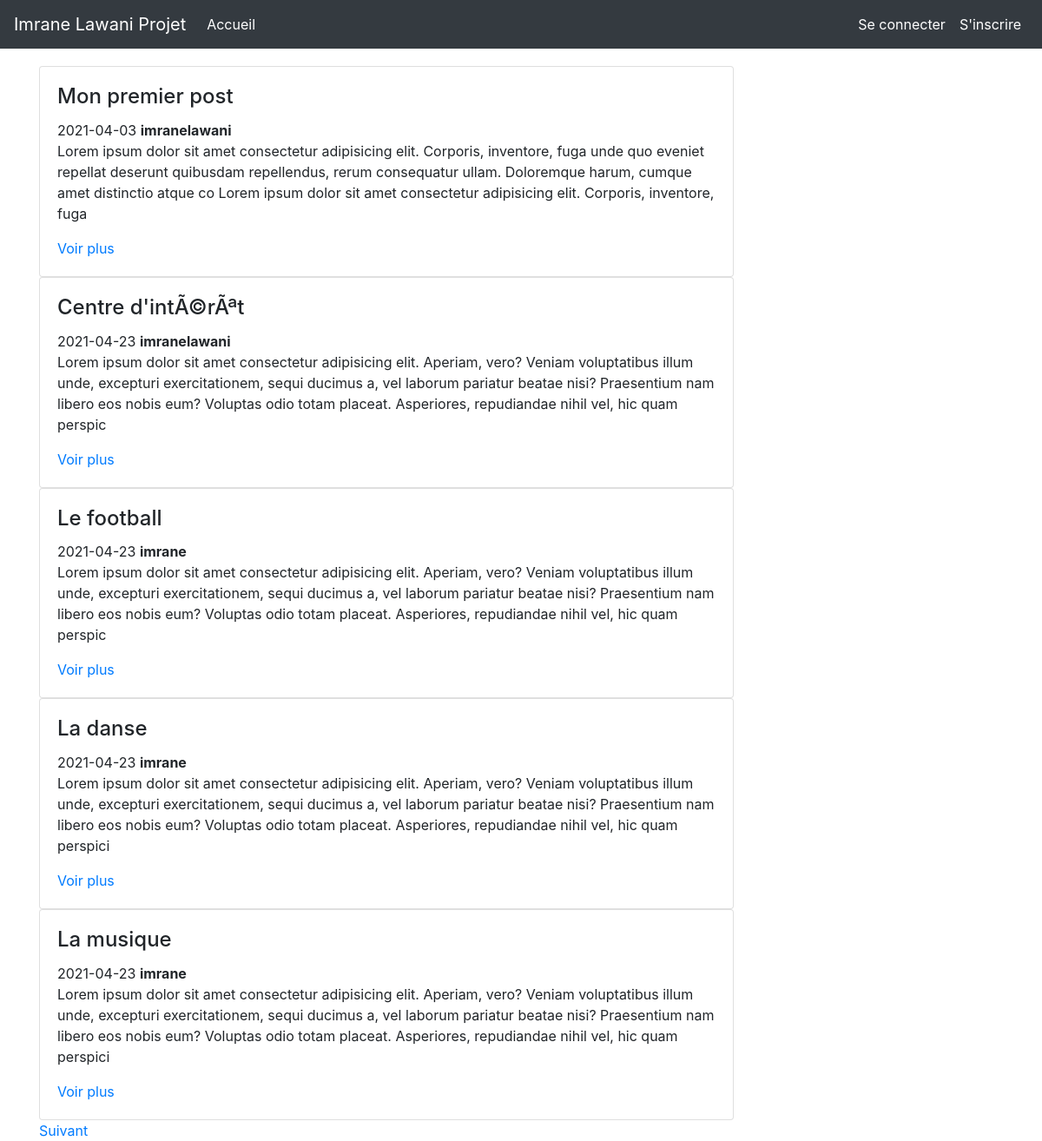
The page /views/index.php on the database its author committed.
### tables this page shows
CREATE TABLE `posts` (
  `id` int(11) NOT NULL,
  `title` varchar(250) NOT NULL,
  `content` text NOT NULL,
  `img_url` varchar(500) NOT NULL,
  `user_id` int(11) NOT NULL,
  `post_date` date NOT NULL
);

CREATE TABLE `users` (
  `id` int(11) NOT NULL,
  `username` varchar(250) NOT NULL,
  `pswd` varchar(50) NOT NULL
);

### app/function.php (called while the page is built, shortened)
<?php
function getPosts($debut, $pdo)
{
    $postsSql= $pdo->prepare("SELECT * FROM  posts  LIMIT $debut, 5");
    $postsSql->execute();
    $posts = $postsSql->fetchAll(PDO::FETCH_ASSOC);
    return $posts;
}
function getUser($userId, $pdo){
    $stmt = $pdo->prepare('SELECT * FROM  users WHERE id= :userId');
    $stmt->execute([
        'userId' => $userId,
    ]);
    $user = $stmt->fetch(PDO::FETCH_ASSOC);
    return $user;
}
function countPosts($pdo){
    $postsSql= $pdo->prepare("SELECT count(*) as nbr  FROM  posts  ");
    $postsSql->execute();
    $posts = $postsSql->fetch(PDO::FETCH_ASSOC);
    return $posts;
}
?>

### controller/controlpost.php (called while the page is built, shortened)
<?php
    if(isset($_GET['page'])){
        $page= $_GET['page'];
    }else{
        $page= 0;
    }
    $debut= $page*5;
    $posts = getPosts($debut, $pdo);
    $nbrPosts = countPosts($pdo);
?>

### views/index.php (the view, shortened to what this page needs)
<?php
require('../app/function.php');
    require('../app/dbconnexion.php');
    require('../controller/controlpost.php');
?>
<!doctype html>
<html lang="en">
    <head>
        <link rel="stylesheet" href="https://stackpath.bootstrapcdn.com/bootstrap/4.3.1/css/bootstrap.min.css">
    </head>
    <body>
        <?php require_once('header.php'); ?>
        <div class="container" style="margin-top: 20px;">
            <?php foreach($posts as $post):?>
                <div class="card" style="width: 50rem;">
                    <div class="card-body">
                        <h4 class="card-title"><?=$post['title'] ?></h4><?=$post['post_date'] ?>
                        <?php $user= getUser($post['user_id'], $pdo); ?>
                        <strong><?=$user['username'] ?></strong>
                        <p class="card-text"><?=substr($post['content'], 0, 300 )?></p><a href="post.php?idpost=<?=$post['id'] ?> ">Voir plus</a>
                    </div>
                </div>
            <?php endforeach;?>
            <?php if($page==0): ?>
                <?php if($nbrPosts['nbr']>5): ?>
                <a href="index.php?page=<?=$page+1?>">Suivant</a>
                <?php endif; ?>
                <?php else: ?>
                    <a href="index.php?page=<?=$page-1?>">Précédent</a>
                    <a href="index.php?page=<?=$page+1?>">Suivant</a>
                <?php endif; ?>
        </div>
    </body>
</html>

### rows shown on the page
posts: title "Mon premier post", post_date "2021-04-03", user.username "imranelawani", content "Lorem ipsum dolor sit amet consectetur adipisicing elit. Corporis, inventore, fuga unde quo eveniet repellat deserunt quibusdam repellendus, rerum consequatur ullam. Doloremque harum, cumque amet distinctio atque co Lorem ipsum dolor sit amet consectetur adipisicing elit. Corporis, inventore, fuga"
posts: title "Centre d'intÃ©rÃªt", post_date "2021-04-23", user.username "imranelawani", content "Lorem ipsum dolor sit amet consectetur adipisicing elit. Aperiam, vero? Veniam voluptatibus illum unde, excepturi exercitationem, sequi ducimus a, vel laborum pariatur beatae nisi? Praesentium nam libero eos nobis eum? Voluptas odio totam placeat. Asperiores, repudiandae nihil vel, hic quam perspic"
posts: title "Le football", post_date "2021-04-23", user.username "imrane", content "Lorem ipsum dolor sit amet consectetur adipisicing elit. Aperiam, vero? Veniam voluptatibus illum unde, excepturi exercitationem, sequi ducimus a, vel laborum pariatur beatae nisi? Praesentium nam libero eos nobis eum? Voluptas odio totam placeat. Asperiores, repudiandae nihil vel, hic quam perspic"
posts: title "La danse", post_date "2021-04-23", user.username "imrane", content "Lorem ipsum dolor sit amet consectetur adipisicing elit. Aperiam, vero? Veniam voluptatibus illum unde, excepturi exercitationem, sequi ducimus a, vel laborum pariatur beatae nisi? Praesentium nam libero eos nobis eum? Voluptas odio totam placeat. Asperiores, repudiandae nihil vel, hic quam perspici"
posts: title "La musique", post_date "2021-04-23", user.username "imrane", content "Lorem ipsum dolor sit amet consectetur adipisicing elit. Aperiam, vero? Veniam voluptatibus illum unde, excepturi exercitationem, sequi ducimus a, vel laborum pariatur beatae nisi? Praesentium nam libero eos nobis eum? Voluptas odio totam placeat. Asperiores, repudiandae nihil vel, hic quam perspici"
